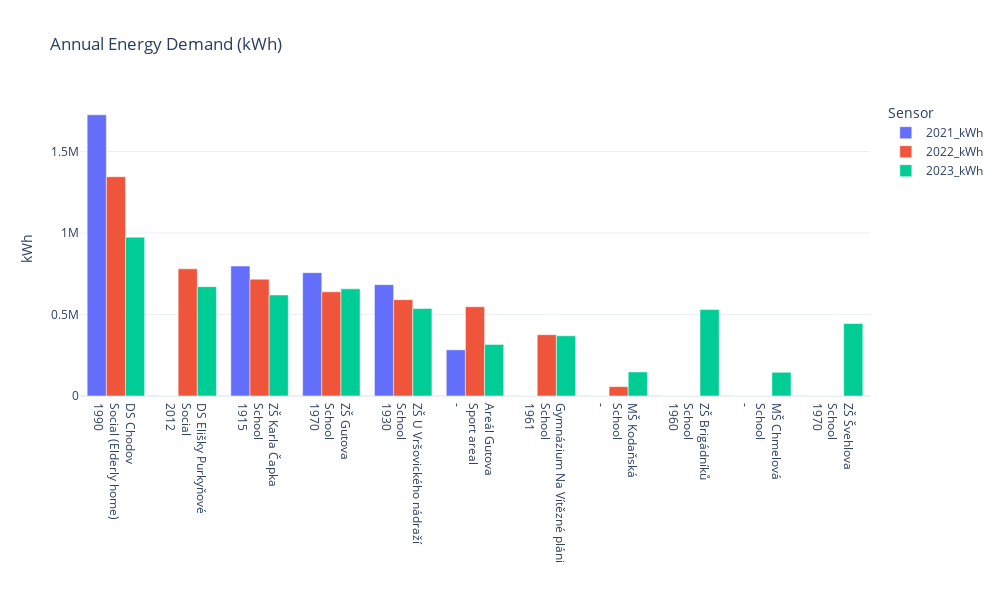

Source (notebook cell):
### Code cell
fig = px.bar(metadata.loc[:, list(demand_yearly_kwh.columns) + ["plot_name"]].set_index("plot_name"), 
       barmode="group",
       title="Annual Energy Demand (kWh)",
       template="plotly_white",
       #orientation="h",
       width=1000,
       height=600)

fig.update_layout(yaxis_title="kWh",
                  xaxis_title="",
                  legend_title="Sensor")
fig.write_image("../reports/annual_energy_demand.png")
fig.show()

### Figure 1 — Plotly figure (JSON) as saved in the notebook; plotly's stock layout.template omitted (floating-point values rounded to 4 significant figures)
{"data": [{"alignmentgroup": "True", "hovertemplate": "variable=2021_kWh<br>plot_name=%{x}<br>value=%{y}<extra></extra>", "legendgroup": "2021_kWh", "marker": {"color": "#636efa", "pattern": {"shape": ""}}, "name": "2021_kWh", "offsetgroup": "2021_kWh", "orientation": "v", "showlegend": true, "textposition": "auto", "type": "bar", "x": ["DS Chodov<br>Social (Elderly home)<br>1990", "DS Elišky Purkyňové<br>Social<br>2012", "ZŠ Karla Čapka<br>School<br>1915", "ZŠ Gutova<br>School<br>1970", "ZŠ U Vršovického nádraží<br>School<br>1930", "Areál Gutova<br>Sport areal<br>-", "Gymnázium Na Vítězné pláni<br>School<br>1961", "MŠ Kodaňská<br>School<br>-", "ZŠ Brigádníků<br>School<br>1960", "MŠ Chmelová<br>School<br>-", "ZŠ Švehlova<br>School<br>1970"], "xaxis": "x", "y": [1725000.0, 0, 797300.0, 756800.0, 683300.0, 283300.0, 0, 0, 0, 0, 0], "yaxis": "y"}, {"alignmentgroup": "True", "hovertemplate": "variable=2022_kWh<br>plot_name=%{x}<br>value=%{y}<extra></extra>", "legendgroup": "2022_kWh", "marker": {"color": "#EF553B", "pattern": {"shape": ""}}, "name": "2022_kWh", "offsetgroup": "2022_kWh", "orientation": "v", "showlegend": true, "textposition": "auto", "type": "bar", "x": ["DS Chodov<br>Social (Elderly home)<br>1990", "DS Elišky Purkyňové<br>Social<br>2012", "ZŠ Karla Čapka<br>School<br>1915", "ZŠ Gutova<br>School<br>1970", "ZŠ U Vršovického nádraží<br>School<br>1930", "Areál Gutova<br>Sport areal<br>-", "Gymnázium Na Vítězné pláni<br>School<br>1961", "MŠ Kodaňská<br>School<br>-", "ZŠ Brigádníků<br>School<br>1960", "MŠ Chmelová<br>School<br>-", "ZŠ Švehlova<br>School<br>1970"], "xaxis": "x", "y": [1346000.0, 780200.0, 716800.0, 639400.0, 591200.0, 547600.0, 376300.0, 57380.0, 0, 0, 0], "yaxis": "y"}, {"alignmentgroup": "True", "hovertemplate": "variable=2023_kWh<br>plot_name=%{x}<br>value=%{y}<extra></extra>", "legendgroup": "2023_kWh", "marker": {"color": "#00cc96", "pattern": {"shape": ""}}, "name": "2023_kWh", "offsetgroup": "2023_kWh", "orientation": "v", "showlegend": true, "textposition": "auto", "type": "bar", "x": ["DS Chodov<br>Social (Elderly home)<br>1990", "DS Elišky Purkyňové<br>Social<br>2012", "ZŠ Karla Čapka<br>School<br>1915", "ZŠ Gutova<br>School<br>1970", "ZŠ U Vršovického nádraží<br>School<br>1930", "Areál Gutova<br>Sport areal<br>-", "Gymnázium Na Vítězné pláni<br>School<br>1961", "MŠ Kodaňská<br>School<br>-", "ZŠ Brigádníků<br>School<br>1960", "MŠ Chmelová<br>School<br>-", "ZŠ Švehlova<br>School<br>1970"], "xaxis": "x", "y": [974400.0, 671000.0, 619800.0, 657400.0, 536500.0, 316700.0, 369400.0, 147700.0, 530500.0, 145600.0, 444600.0], "yaxis": "y"}], "layout": {"barmode": "group", "height": 600, "legend": {"title": {"text": "Sensor"}, "tracegroupgap": 0}, "title": {"text": "Annual Energy Demand (kWh)"}, "width": 1000, "xaxis": {"anchor": "y", "domain": [0, 1], "title": {"text": ""}}, "yaxis": {"anchor": "x", "domain": [0, 1], "title": {"text": "kWh"}}}}
